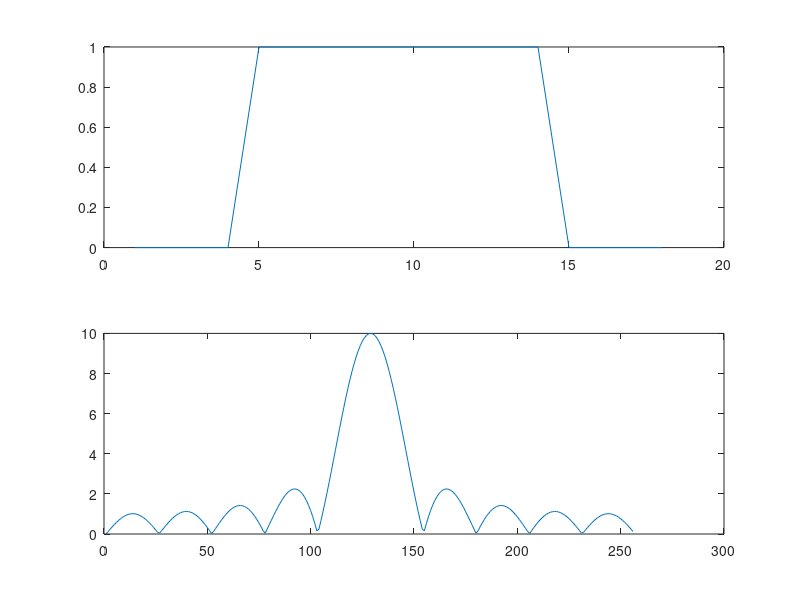

Write the MATLAB code that produced this figure.
clc
close all;
clear all;
N=256;
subplot(2,1,1)

x=[0 0 0 0 1 1 1 1 1 1 1 1 1 1 0 0 0 0];
plot(x);
X=fft(x,N);
subplot(2,1,2);
plot((fftshift(abs(X))));
x1=ifft(X,N);
xp=sum(x.^2)
Xp=(1/N)*sum(abs(X).^2)